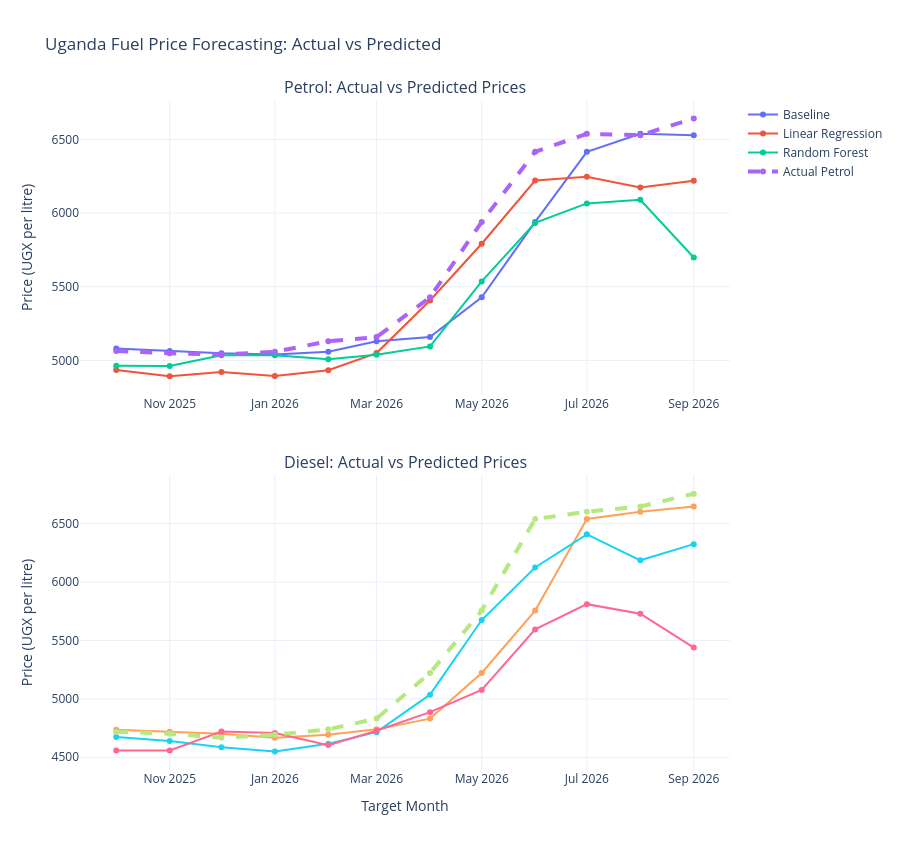

Notebook source saved alongside this figure:
### Code cell
import plotly.graph_objects as go
from plotly.subplots import make_subplots

fig = make_subplots(
    rows=2,
    cols=1,
    subplot_titles=(
        "Petrol: Actual vs Predicted Prices",
        "Diesel: Actual vs Predicted Prices"
    ),
    vertical_spacing=0.12
)

models = [
    ("Baseline_Prediction", "Baseline"),
    ("Linear_Regression", "Linear Regression"),
    ("Random_Forest", "Random Forest")
]

for column, label in models:
    fig.add_trace(
        go.Scatter(
            x=petrol_results["Target_Month"],
            y=petrol_results[column],
            mode="lines+markers",
            name=label
        ),
        row=1, col=1
    )

fig.add_trace(
    go.Scatter(
        x=petrol_results["Target_Month"],
        y=petrol_results["Actual_Price"],
        mode="lines+markers",
        name="Actual Petrol",
        line=dict(width=4, dash="dash")
    ),
    row=1, col=1
)

for column, label in models:
    fig.add_trace(
        go.Scatter(
            x=diesel_results["Target_Month"],
            y=diesel_results[column],
            mode="lines+markers",
            name=label,
            showlegend=False
        ),
        row=2, col=1
    )

fig.add_trace(
    go.Scatter(
        x=diesel_results["Target_Month"],
        y=diesel_results["Actual_Price"],
        mode="lines+markers",
        name="Actual Diesel",
        showlegend=False,
        line=dict(width=4, dash="dash")
    ),
    row=2, col=1
)

fig.update_layout(
    title="Uganda Fuel Price Forecasting: Actual vs Predicted",
    height=850,
    template="plotly_white",
    hovermode="x unified"
)

fig.update_yaxes(title_text="Price (UGX per litre)", row=1, col=1)
fig.update_yaxes(title_text="Price (UGX per litre)", row=2, col=1)
fig.update_xaxes(title_text="Target Month", row=2, col=1)

fig.show()

### Figure 1 — Plotly figure (JSON) as saved in the notebook; plotly's stock layout.template omitted (floating-point values rounded to 4 significant figures)
{"data": [{"mode": "lines+markers", "name": "Baseline", "type": "scatter", "x": ["2025-10-01T00:00:00.000000", "2025-11-01T00:00:00.000000", "2025-12-01T00:00:00.000000", "2026-01-01T00:00:00.000000", "2026-02-01T00:00:00.000000", "2026-03-01T00:00:00.000000", "2026-04-01T00:00:00.000000", "2026-05-01T00:00:00.000000", "2026-06-01T00:00:00.000000", "2026-07-01T00:00:00.000000", "2026-08-01T00:00:00.000000", "2026-09-01T00:00:00.000000"], "xaxis": "x", "y": [5080.0, 5064.0, 5048.0, 5040.0, 5058.0, 5130.0, 5158.0, 5428.0, 5940.0, 6416.0, 6538.0, 6529.0], "yaxis": "y"}, {"mode": "lines+markers", "name": "Linear Regression", "type": "scatter", "x": ["2025-10-01T00:00:00.000000", "2025-11-01T00:00:00.000000", "2025-12-01T00:00:00.000000", "2026-01-01T00:00:00.000000", "2026-02-01T00:00:00.000000", "2026-03-01T00:00:00.000000", "2026-04-01T00:00:00.000000", "2026-05-01T00:00:00.000000", "2026-06-01T00:00:00.000000", "2026-07-01T00:00:00.000000", "2026-08-01T00:00:00.000000", "2026-09-01T00:00:00.000000"], "xaxis": "x", "y": [4935.0, 4892.0, 4921.0, 4894.0, 4933.0, 5050.0, 5407.0, 5792.0, 6221.0, 6247.0, 6174.0, 6220.0], "yaxis": "y"}, {"mode": "lines+markers", "name": "Random Forest", "type": "scatter", "x": ["2025-10-01T00:00:00.000000", "2025-11-01T00:00:00.000000", "2025-12-01T00:00:00.000000", "2026-01-01T00:00:00.000000", "2026-02-01T00:00:00.000000", "2026-03-01T00:00:00.000000", "2026-04-01T00:00:00.000000", "2026-05-01T00:00:00.000000", "2026-06-01T00:00:00.000000", "2026-07-01T00:00:00.000000", "2026-08-01T00:00:00.000000", "2026-09-01T00:00:00.000000"], "xaxis": "x", "y": [4964.0, 4963.0, 5035.0, 5035.0, 5008.0, 5039.0, 5095.0, 5536.0, 5933.0, 6066.0, 6090.0, 5699.0], "yaxis": "y"}, {"line": {"dash": "dash", "width": 4}, "mode": "lines+markers", "name": "Actual Petrol", "type": "scatter", "x": ["2025-10-01T00:00:00.000000", "2025-11-01T00:00:00.000000", "2025-12-01T00:00:00.000000", "2026-01-01T00:00:00.000000", "2026-02-01T00:00:00.000000", "2026-03-01T00:00:00.000000", "2026-04-01T00:00:00.000000", "2026-05-01T00:00:00.000000", "2026-06-01T00:00:00.000000", "2026-07-01T00:00:00.000000", "2026-08-01T00:00:00.000000", "2026-09-01T00:00:00.000000"], "xaxis": "x", "y": [5064.0, 5048.0, 5040.0, 5058.0, 5130.0, 5158.0, 5428.0, 5940.0, 6416.0, 6538.0, 6529.0, 6642.0], "yaxis": "y"}, {"mode": "lines+markers", "name": "Baseline", "showlegend": false, "type": "scatter", "x": ["2025-10-01T00:00:00.000000", "2025-11-01T00:00:00.000000", "2025-12-01T00:00:00.000000", "2026-01-01T00:00:00.000000", "2026-02-01T00:00:00.000000", "2026-03-01T00:00:00.000000", "2026-04-01T00:00:00.000000", "2026-05-01T00:00:00.000000", "2026-06-01T00:00:00.000000", "2026-07-01T00:00:00.000000", "2026-08-01T00:00:00.000000", "2026-09-01T00:00:00.000000"], "xaxis": "x2", "y": [4736.0, 4719.0, 4702.0, 4668.0, 4693.0, 4739.0, 4831.0, 5222.0, 5756.0, 6540.0, 6603.0, 6647.0], "yaxis": "y2"}, {"mode": "lines+markers", "name": "Linear Regression", "showlegend": false, "type": "scatter", "x": ["2025-10-01T00:00:00.000000", "2025-11-01T00:00:00.000000", "2025-12-01T00:00:00.000000", "2026-01-01T00:00:00.000000", "2026-02-01T00:00:00.000000", "2026-03-01T00:00:00.000000", "2026-04-01T00:00:00.000000", "2026-05-01T00:00:00.000000", "2026-06-01T00:00:00.000000", "2026-07-01T00:00:00.000000", "2026-08-01T00:00:00.000000", "2026-09-01T00:00:00.000000"], "xaxis": "x2", "y": [4674.0, 4640.0, 4587.0, 4549.0, 4615.0, 4715.0, 5036.0, 5675.0, 6125.0, 6409.0, 6186.0, 6325.0], "yaxis": "y2"}, {"mode": "lines+markers", "name": "Random Forest", "showlegend": false, "type": "scatter", "x": ["2025-10-01T00:00:00.000000", "2025-11-01T00:00:00.000000", "2025-12-01T00:00:00.000000", "2026-01-01T00:00:00.000000", "2026-02-01T00:00:00.000000", "2026-03-01T00:00:00.000000", "2026-04-01T00:00:00.000000", "2026-05-01T00:00:00.000000", "2026-06-01T00:00:00.000000", "2026-07-01T00:00:00.000000", "2026-08-01T00:00:00.000000", "2026-09-01T00:00:00.000000"], "xaxis": "x2", "y": [4558.0, 4558.0, 4721.0, 4707.0, 4604.0, 4727.0, 4886.0, 5077.0, 5595.0, 5811.0, 5729.0, 5439.0], "yaxis": "y2"}, {"line": {"dash": "dash", "width": 4}, "mode": "lines+markers", "name": "Actual Diesel", "showlegend": false, "type": "scatter", "x": ["2025-10-01T00:00:00.000000", "2025-11-01T00:00:00.000000", "2025-12-01T00:00:00.000000", "2026-01-01T00:00:00.000000", "2026-02-01T00:00:00.000000", "2026-03-01T00:00:00.000000", "2026-04-01T00:00:00.000000", "2026-05-01T00:00:00.000000", "2026-06-01T00:00:00.000000", "2026-07-01T00:00:00.000000", "2026-08-01T00:00:00.000000", "2026-09-01T00:00:00.000000"], "xaxis": "x2", "y": [4719.0, 4702.0, 4668.0, 4693.0, 4739.0, 4831.0, 5222.0, 5756.0, 6540.0, 6603.0, 6647.0, 6757.0], "yaxis": "y2"}], "layout": {"annotations": [{"font": {"size": 16}, "showarrow": false, "text": "Petrol: Actual vs Predicted Prices", "x": 0.5, "xanchor": "center", "xref": "paper", "y": 1, "yanchor": "bottom", "yref": "paper"}, {"font": {"size": 16}, "showarrow": false, "text": "Diesel: Actual vs Predicted Prices", "x": 0.5, "xanchor": "center", "xref": "paper", "y": 0.44, "yanchor": "bottom", "yref": "paper"}], "height": 850, "hovermode": "x unified", "title": {"text": "Uganda Fuel Price Forecasting: Actual vs Predicted"}, "xaxis": {"anchor": "y", "domain": [0, 1]}, "xaxis2": {"anchor": "y2", "domain": [0, 1], "title": {"text": "Target Month"}}, "yaxis": {"anchor": "x", "domain": [0.56, 1], "title": {"text": "Price (UGX per litre)"}}, "yaxis2": {"anchor": "x2", "domain": [0, 0.44], "title": {"text": "Price (UGX per litre)"}}}}
